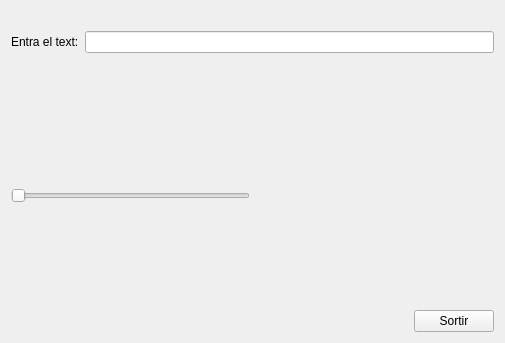
<?xml version="1.0" encoding="UTF-8"?>
<ui version="4.0">
 <class>MyForm</class>
 <widget class="QWidget" name="MyForm">
  <property name="geometry">
   <rect>
    <x>0</x>
    <y>0</y>
    <width>505</width>
    <height>343</height>
   </rect>
  </property>
  <property name="windowTitle">
   <string>Exercici1</string>
  </property>
  <layout class="QVBoxLayout" name="verticalLayout_2">
   <item>
    <layout class="QVBoxLayout" name="verticalLayout">
     <item>
      <widget class="MyLabel" name="label_2">
       <property name="text">
        <string/>
       </property>
      </widget>
     </item>
     <item>
      <layout class="QHBoxLayout" name="horizontalLayout">
       <item>
        <widget class="QLabel" name="label">
         <property name="text">
          <string>Entra el text:</string>
         </property>
        </widget>
       </item>
       <item>
        <widget class="MyLineEdit" name="lineEdit"/>
       </item>
      </layout>
     </item>
    </layout>
   </item>
   <item>
    <layout class="QHBoxLayout" name="horizontalLayout_3">
     <item>
      <widget class="QSlider" name="horizontalSlider">
       <property name="maximum">
        <number>10</number>
       </property>
       <property name="orientation">
        <enum>Qt::Horizontal</enum>
       </property>
      </widget>
     </item>
     <item>
      <layout class="QVBoxLayout" name="verticalLayout_3">
       <item>
        <spacer name="verticalSpacer">
         <property name="orientation">
          <enum>Qt::Vertical</enum>
         </property>
         <property name="sizeHint" stdset="0">
          <size>
           <width>20</width>
           <height>40</height>
          </size>
         </property>
        </spacer>
       </item>
       <item>
        <layout class="QHBoxLayout" name="horizontalLayout_2">
         <item>
          <spacer name="horizontalSpacer">
           <property name="orientation">
            <enum>Qt::Horizontal</enum>
           </property>
           <property name="sizeHint" stdset="0">
            <size>
             <width>40</width>
             <height>20</height>
            </size>
           </property>
          </spacer>
         </item>
         <item>
          <widget class="QPushButton" name="pushButton">
           <property name="text">
            <string>Sortir</string>
           </property>
          </widget>
         </item>
        </layout>
       </item>
      </layout>
     </item>
    </layout>
   </item>
  </layout>
 </widget>
 <customwidgets>
  <customwidget>
   <class>MyLabel</class>
   <extends>QLabel</extends>
   <header>MyLabel.h</header>
   <slots>
    <signal>enviaText(QString)</signal>
    <slot>setTextMajuscules(QString)</slot>
    <slot>tractaReturn()</slot>
    <slot>truncaText(int)</slot>
   </slots>
  </customwidget>
  <customwidget>
   <class>MyLineEdit</class>
   <extends>QLineEdit</extends>
   <header>MyLineEdit.h</header>
   <slots>
    <signal>enviaText(QString)</signal>
    <slot>tractaReturn()</slot>
   </slots>
  </customwidget>
 </customwidgets>
 <resources/>
 <connections>
  <connection>
   <sender>pushButton</sender>
   <signal>clicked()</signal>
   <receiver>MyForm</receiver>
   <slot>close()</slot>
   <hints>
    <hint type="sourcelabel">
     <x>483</x>
     <y>321</y>
    </hint>
    <hint type="destinationlabel">
     <x>399</x>
     <y>210</y>
    </hint>
   </hints>
  </connection>
  <connection>
   <sender>lineEdit</sender>
   <signal>textEdited(QString)</signal>
   <receiver>label_2</receiver>
   <slot>setText(QString)</slot>
   <hints>
    <hint type="sourcelabel">
     <x>257</x>
     <y>99</y>
    </hint>
    <hint type="destinationlabel">
     <x>225</x>
     <y>32</y>
    </hint>
   </hints>
  </connection>
  <connection>
   <sender>horizontalSlider</sender>
   <signal>valueChanged(int)</signal>
   <receiver>label_2</receiver>
   <slot>truncaText(int)</slot>
   <hints>
    <hint type="sourcelabel">
     <x>132</x>
     <y>226</y>
    </hint>
    <hint type="destinationlabel">
     <x>124</x>
     <y>42</y>
    </hint>
   </hints>
  </connection>
 </connections>
</ui>
